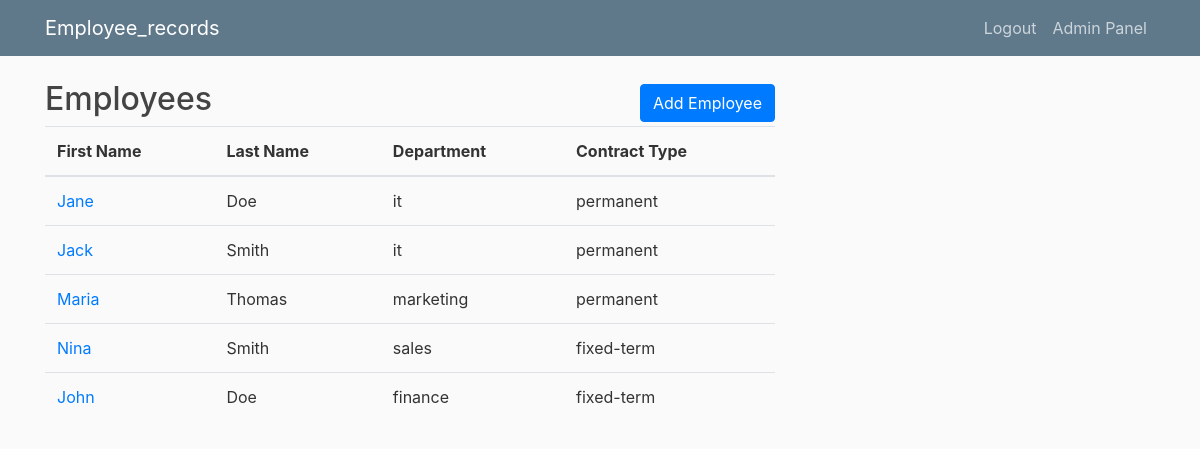
Before: / (signed in) with the older database file.
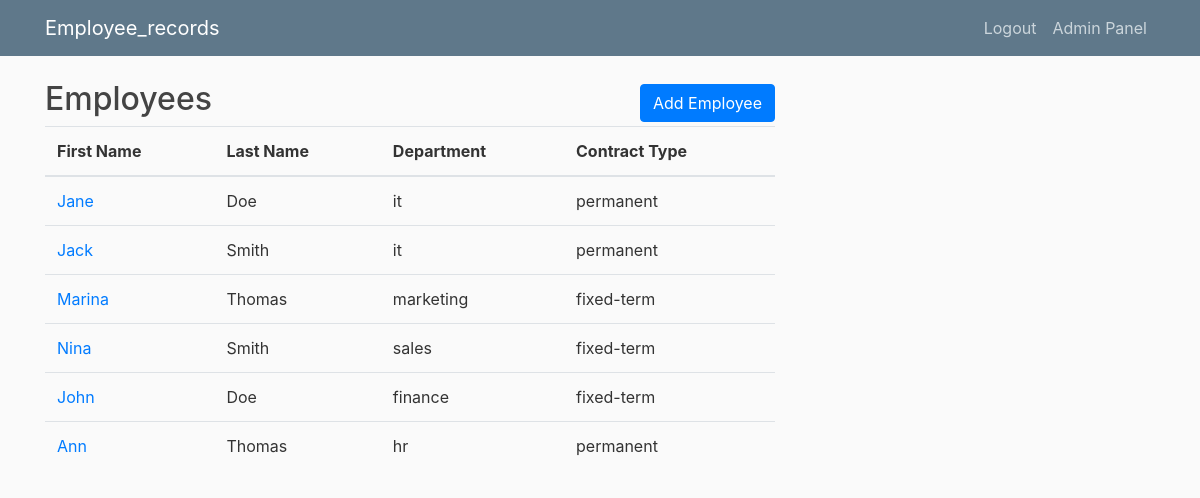
After: the same page with the newer database file.
### employee/models.py (models this page shows, shortened)
class Employee(models.Model):
    CONTRACT_TYPE_CHOICES = [
        ('permanent', 'Permanent'),
        ('fixed-term', 'Fixed-term'),
    ]
    GENDER_CHOICES = [
        ('male', 'Male'),
        ('female', 'Female'),
    ]
    DEPARTMENT_CHOICES = [
        ('hr', 'Human Resources'),
        ('it', 'Information Technology'),
        ('sales', 'Sales'),
        ('finance', 'Finance'),
        ('marketing', 'Marketing'),
    ]
    name_validator = RegexValidator(r'^[a-zA-Z]+$', 'Only letters are allowed.')
    first_name = models.CharField(max_length=50, validators=[name_validator])
    last_name = models.CharField(max_length=50, validators=[name_validator])
    gender = models.CharField(max_length=10, choices=GENDER_CHOICES, blank=True, null=True)
    birth_year = models.PositiveIntegerField(validators=[MinValueValidator(1900), MaxValueValidator(datetime.now().year)], null=False, blank=False)
    start_date = models.DateField()
    contract_type = models.CharField(max_length=20, choices=CONTRACT_TYPE_CHOICES)
    contract_duration = models.IntegerField(blank=True, null=True, validators=[MinValueValidator(0)])
    department = models.CharField(max_length=20, choices=DEPARTMENT_CHOICES)
    annual_leave_days = models.IntegerField(null=True, blank=True, default=None)
    free_days = models.IntegerField(null=True, blank=True, default=None)
    paid_leave_days = models.IntegerField(null=True, blank=True, default=None)

### employee/views.py (the view)
# urls.py: path('', views.home, name = 'employee-home'),
@login_required
def home(request):
    context = {
        "employees": Employee.objects.all()
    }
    return render (request, "employee/home.html", context)

### employee/templates/employee/home.html
{% extends "employee/base.html" %}
{% block content %}
    <div class="content-header d-flex justify-content-between align-items-center">
        <h2>Employees</h2>
        <a href="{% url 'add-employee' %}" class="btn btn-primary">Add Employee</a>
    </div>
    <table class="table">
        <thead>
            <tr>
                <th>First Name</th>
                <th>Last Name</th>
                <th>Department</th>
                <th>Contract Type</th>
            </tr>
        </thead>
        <tbody>
            {% for employee in employees %}
                <tr>
                    <td><a href="{% url 'detail-employee' employee.pk %}">{{ employee.first_name }}</a></td>
                    <td>{{ employee.last_name }}</td>
                    <td>{{ employee.department }}</td>
                    <td>{{ employee.contract_type }}</td>
                </tr>
            {% endfor %}
        </tbody>
    </table>
{% endblock content %}

### employee/templates/employee/base.html (shortened to what this page needs)
{% load static %}
<!DOCTYPE html>
<html>
<head>
    <link rel="stylesheet" href="https://maxcdn.bootstrapcdn.com/bootstrap/4.0.0/css/bootstrap.min.css">
    <link rel="stylesheet" type="text/css" href="{% static 'employee/main.css' %}">
</head>
<body>
    <header class="site-header">
      <nav class="navbar navbar-expand-md navbar-dark bg-steel fixed-top">
        <div class="container">
          <a class="navbar-brand mr-4" href="{% url 'employee-home' %}">Employee_records</a>
          <div class="collapse navbar-collapse" id="navbarToggle">
            <div class="navbar-nav">
              {% if user.is_authenticated %}
                <a class="nav-item nav-link" href="{% url 'logout' %}">Logout</a>
                {% if user.is_staff %}
                    <a class="nav-item nav-link" href="{% url 'admin:index' %}" target="_blank">Admin Panel</a>
                {% endif %}
              {% else %}
                <a class="nav-item nav-link" href="{% url 'login' %}">Login</a>
                <a class="nav-item nav-link" href="{% url 'register' %}">Register</a>
              {% endif %}
            </div>
          </div>
        </div>
      </nav>
    </header>
    <main role="main" class="container">
      <div class="row">
        <div class="col">
          {% block content %}{% endblock %}
        </div>
        <div class="col-md-4">
        </div>
      </div>
    </main>
</body>
</html>

### employee/static/employee/main.css (style rules this page uses)
body { background: #fafafa; color: #333333; margin-top: 5rem; }
h1, h2, h3, h4, h5, h6 { color: #444444; }
.bg-steel { background-color: #5f788a; }
.site-header .navbar-nav .nav-link { color: #cbd5db; }

Changed rows visible on the page:
changed Employee "marketing": first_name "Maria" → "Marina"; contract_type "permanent" → "fixed-term"
added Employee: first_name "Ann", last_name "Thomas", department "hr", contract_type "permanent"
